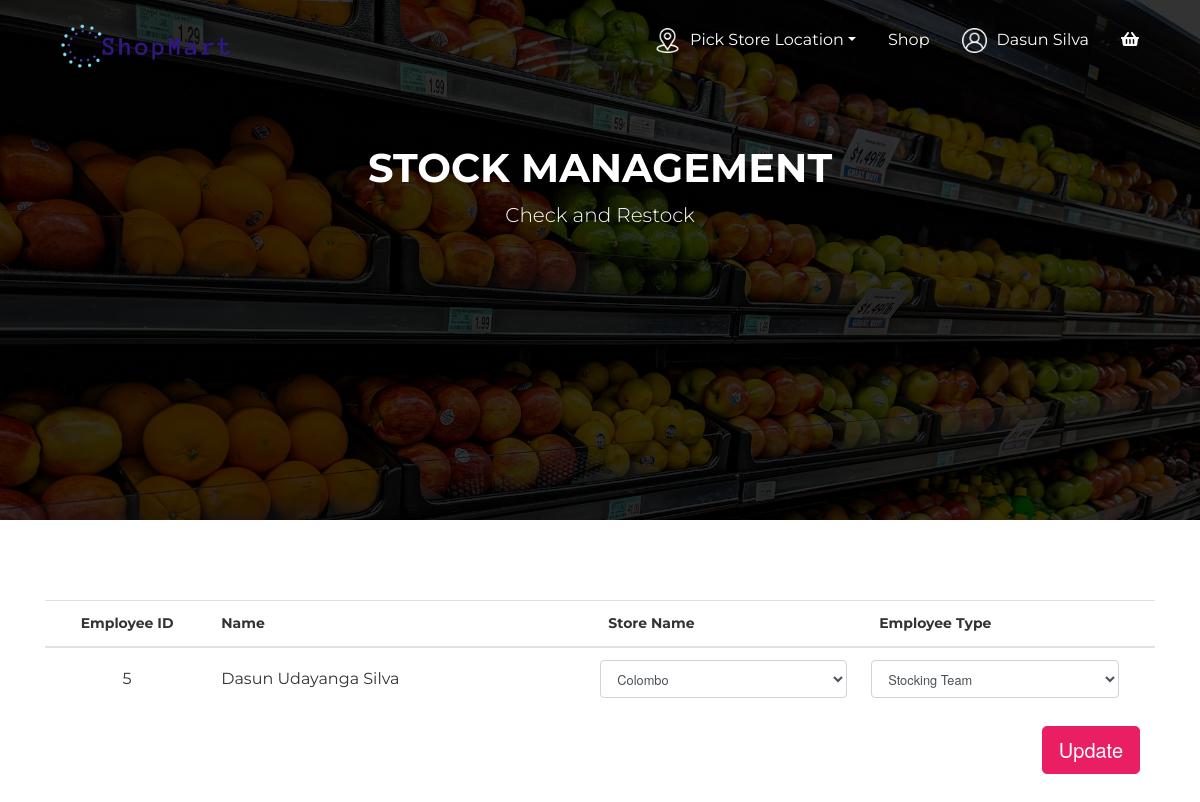
The page /empAssign.php (signed in) on the database its author committed.
### tables this page shows
CREATE TABLE `employee` (
  `Employee_ID` int(11) NOT NULL,
  `EmployeePhoneNumber` varchar(15) DEFAULT NULL,
  `EmployeeAddress` varchar(50) NOT NULL,
  `FirstName` varchar(20) NOT NULL,
  `MiddleName` varchar(20) DEFAULT NULL,
  `LastName` varchar(20) NOT NULL,
  `storeID` int(11) DEFAULT NULL,
  `Username` varchar(255) NOT NULL,
  `Password` varchar(255) NOT NULL,
  `EmployeeType` varchar(30) NOT NULL,
  `EmployeeWorkingDays` int(11) NOT NULL
);

CREATE TABLE `store` (
  `storeID` int(11) NOT NULL,
  `storeName` varchar(20) NOT NULL
);

### empAssign.php (the view, shortened to what this page needs)
<!DOCTYPE html>
<html>
<head>
    <link href="assets/fonts/sb-bistro/sb-bistro.css" rel="stylesheet" type="text/css">
    <link href="assets/fonts/font-awesome/font-awesome.css" rel="stylesheet" type="text/css">
    <link rel="stylesheet" type="text/css" media="all" href="assets/packages/bootstrap/bootstrap.css">
    <link rel="stylesheet" type="text/css" media="all" href="assets/packages/o2system-ui/o2system-ui.css">
    <link rel="stylesheet" type="text/css" media="all" href="assets/packages/owl-carousel/owl-carousel.css">
    <link rel="stylesheet" type="text/css" media="all" href="assets/packages/cloudzoom/cloudzoom.css">
    <link rel="stylesheet" type="text/css" media="all" href="assets/packages/thumbelina/thumbelina.css">
    <link rel="stylesheet" type="text/css" media="all" href="assets/packages/bootstrap-touchspin/bootstrap-touchspin.css">
    <link rel="stylesheet" type="text/css" media="all" href="assets/css/theme.css">
</head>
<body>
    <?php
        $host = "localhost";
        $username = "root";
        $password = "";
        $database = "shopmart";
        $conn = mysqli_connect($host, $username, $password, $database);
        $getNames = "SELECT storeName FROM store";
        $result = mysqli_query($conn, $getNames);
        $storeNames = array();
        while ($row = mysqli_fetch_assoc($result)) {
            $storeNames[] = $row['storeName'];
        }
        $getEmployeeInfo = "SELECT Employee_ID, FirstName, MiddleName, LastName, storeID , EmployeeType, EmployeeWorkingDays FROM employee";
        $resultEmpInfo = mysqli_query($conn, $getEmployeeInfo);
    ?>
	<?php
    $UserName = isset($_SESSION['UserName']) ? $_SESSION['UserName'] : '';
    $FirstName = isset($_SESSION['FirstName']) ? $_SESSION['FirstName'] : '';
    $LastName = isset($_SESSION['LastName']) ? $_SESSION['LastName'] : '';
    $userRole = isset($_SESSION['userRole']) ? $_SESSION['userRole'] : '';
    ?>
    <div class="page-header">
        <nav class="navbar fixed-top navbar-expand-md navbar-dark bg-transparent" id="page-navigation">
            <div class="container">
                <a href="index.php" class="navbar-brand">
                    <img src="assets/img/logo_transparent.png" alt="">
                </a>
                <?php
                if(empty($UserName)){
                    echo '
                        <div class="collapse navbar-collapse" id="navbarcollapse">
                            <ul class="navbar-nav ml-auto">
                                <li class="nav-item">
                                    <a href="register.php" class="nav-link">Register</a>
                                </li>
                                <li class="nav-item">
                                    <a href="login.php" class="nav-link">Login</a>
                                </li>
                            </ul>
                        </div>';
                } else if($userRole == "Customer"){
                    echo '
                    <div class="collapse navbar-collapse" id="navbarcollapse">
                        <ul class="navbar-nav ml-auto">
                            <li class="nav-item dropdown">
                                <a class="nav-link location-toggle" href="#" id="navbarDropdown" role="button" data-toggle="dropdown" aria-haspopup="true" aria-expanded="false">
                                    <div class="location-img">
                                        <img src="assets/img/location.png">
                                        <p>Pick Store Location</p>
                                    </div>
                                </a>
                                <div class="dropdown-menu" aria-labelledby="navbarDropdown">';
                    echo       '</div>
                            </li>
                            <li class="nav-item">
                                <a href="shop.php" class="nav-link">Shop</a>
                            </li>
                            <li class="nav-item dropdown">
                                <a class="nav-link dropdown-toggles" href="javascript:void(0)" id="navbarDropdown" role="button" data-toggle="dropdown" aria-haspopup="true" aria-expanded="false" style = "display: flex; align-items:baseline;"  >
                                    <div style = "display:flex"><div class="avatar-header" style="margin-right: 10px;"><img src="assets/img/user.png"></div>';
                                    echo '<p> '. $FirstName . ' ' . $LastName . '</p></div>';
                                    echo '</a>
                                    <div class="dropdown-menu" aria-labelledby="navbarDropdown">
                                        <a class="dropdown-item" href="transaction.php">Transactions History</a>
                                        <a class="dropdown-item" href="setting.php">Settings</a>
                                        <a class="dropdown-item" href="logout.php">Logout</a>
                                    </div>
                                </li>
                                <li class="nav-item dropdown">
                                    <a href="javascript:void(0)" class="nav-link dropdown-toggles" data-toggle="dropdown" aria-haspopup="true" aria-expanded="false">
                                        <i class="fa fa-shopping-basket"></i> <span class="badge badge-primary"></span>
                                    </a>
                                    <div class="dropdown-menu shopping-cart">
                                        <ul>
                                            <li>
                                                <div class="drop-title">Your Cart</div>
                                            </li>
                                            <li>
                                                <div class="shopping-cart-list">';
                                echo '</div>
                                    </li>
                                    <li>
                                        <div class="drop-title d-flex justify-content-between">
                                            <span>Total:</span>';
                                echo '</div>
                                    </li>
                                    <li class="d-flex justify-content-between pl-3 pr-3 pt-3">
                                        <a href="cart.php" class="btn btn-secondary">View Cart</a>
                                        <a href="checkout.php" class="btn btn-primary">Checkout</a>
                                    </li>
                                </ul>
                                </div>
                                </li>
                                </ul>
                                </div>';
                }
                ?>
            </div>
        </nav>
    </div>
    <div id="page-content" class="page-content">
        <div class="banner">
            <div class="jumbotron jumbotron-bg text-center rounded-0 cover-img">
                <div class="container">
                    <h1 class="pt-5">
                        Stock Management
                    </h1>
                    <p class="lead">
                        Check and Restock
                    </p>
                </div>
            </div>
        </div>
        <section id="cart">
            <div class="container">
                <div class="row">
                    <div class="col-md-12">
                        <div class="table-responsive">
                            <form action="empAssign.php" method="POST">
                                <table class="table">
                                    <thead>
                                        <tr>
                                            <th width="15%" style = "text-align:center;">Employee ID</th>
                                            <th width="35%">Name</th>
                                            <th width = "25%" style = "padding-left:20px;">Store Name</th>
                                            <th width="25%" style = "padding-left:20px;">Employee Type</th>
                                            <th></th>
                                        </tr>
                                    </thead>
                                    <tbody>
                                        <?php
                                        if ($resultEmpInfo->num_rows > 0) {
                                            while ($row = $resultEmpInfo->fetch_assoc()) {
                                                $empId = $row['Employee_ID'];
                                                $firstName = $row['FirstName'];
                                                $middleName = $row['MiddleName'];
                                                $lastName = $row['LastName'];
                                                $storeID = $row['storeID'];
                                                $host = "localhost";
                                                $username = "root";
                                                $password = "";
                                                $database = "shopmart";
                                                $conn = mysqli_connect($host, $username, $password, $database);
                                                $getStoreName = "SELECT storeName from store WHERE storeID = '$storeID'";
                                                $storeNameResult = mysqli_query($conn, $getStoreName);
                                                $tempStoreName = mysqli_fetch_assoc($storeNameResult)['storeName'];
                                                $employeeType = $row['EmployeeType'];
                                                echo '<tr>';
                                                echo '<td style="vertical-align: middle; font-size: 16px; text-align:center;">';
                                                echo $empId;
                                                echo '</td>';
                                                echo '<td style="vertical-align: middle; font-size: 16px;">';
                                                echo $firstName . ' ' . $middleName . ' ' . $lastName . ' <br>';
                                                echo '<td style="vertical-align: middle;">';
                                                echo '<div class="form-group" style="margin-bottom: 0;">';
                                                echo '<select class="form-control" name="selectActionStore[' . $empId . ']">';
                                                foreach ($storeNames as $storeName) {
                                                    if($storeName == $tempStoreName){
                                                        echo '<option value="'. $storeName . '" selected>'.$storeName.'</option>';
                                                    }else{
                                                        echo '<option value="'. $storeName . '">'.$storeName.'</option>';
                                                    }
                                                }
                                                echo '</select>';
                                                echo '</div>';
                                                echo '</td>';
                                                echo '<td style="vertical-align: middle;">';
                                                echo '<div class="form-group" style="margin-bottom: 0;">';
                                                echo '<select class="form-control" name="selectAction[' . $empId . ']">';
                                                echo '<option value="StockingTeam"' . ($employeeType == "StockingTeam" ? ' selected' : '') . '>Stocking Team</option>';
                                                echo '</select>';
                                                echo '</div>';
                                                echo '</td>';
                                                echo '</tr>';
                                            }
                                        }
                                        ?>
                                    </tbody>
                                </table>
                                <div class="col text-right total-div">
                                    <button type="submit" class="btn btn-lg btn-primary">Update</button>
                                </div>
                            </form>
                        </div>
                    </div>
                </div>
            </div>
        </section>
</body>
</html>

### assets/packages/o2system-ui/o2system-ui.css (style rules this page uses)
.bg-transparent { background:transparent !important;box-shadow:none }
body { color:#333;font-size:14px;font-family:"Oxygen", "Helvetica Neue", Arial, sans-serif }
button,input,optgroup,select,textarea { font-family:"Oxygen", "Helvetica Neue", Arial, sans-serif }
a { text-decoration:none !important;outline:0 !important }
input,select,.btn,.form-control,.dropdown-menu,.input-group-text { font-size:0.8rem }
.btn-lg,.btn-group-lg>.btn,.form-control-lg { font-size:1.25rem }
.btn-primary { color:#FFF;background-color:#3783b5;border-color:#3783b5 }
.jumbotron { padding:4rem }
.jumbotron.jumbotron-bg { background-size:cover;color:#FFF }

### assets/css/theme.css (style rules this page uses)
body { color: #333333; font-size: 14px; font-family: "Montserrat", "Helvetica Neue", Arial, sans-serif; background: #fff; }
h1, h2, h3, h4, h5, h6 { text-transform: uppercase !important; font-weight: 700 !important; }
.btn-primary { background: #E91E63; border-color: #E91E63; }
section { padding: 80px 0; }
.page-header .navbar .navbar-brand img { height: 70px; }
.page-header .navbar .navbar-nav .nav-link { color: #FFF; font-size: 1rem; padding-right: 1rem; padding-left: 1rem; }
.location-img { display: flex; flex-direction: row; }
.location-img img { width: 25px; height: 25px; overflow: hidden; display: inline; margin-right: 10px; }
.page-header .navbar .avatar-header { width: 25px; height: 25px; overflow: hidden; display: inline-table; }
.page-header .navbar .avatar-header img { width: 100%; height: auto; }
.avatar-header { margin-right: 5px; }
.cover-img { height: 65vh; background-image: linear-gradient(to right, rgba(0, 0, 0, 0.8), rgba(0, 0, 0, 0.8)), url(../img/cover.jpg); background-size: cover; }
.banner .jumbotron { margin-bottom: 0; }
.banner .jumbotron .container { position: relative; z-index: 5; }
.pt-5 { padding-top: 5rem !important; }
.location-toggle p::after { display: inline-block; width: 0; height: 0; margin-left: 0.255em; vertical-align: 0.255em; content: ""; border-top: 0.3em solid; border-right: 0.3em solid transparent; border-bottom: 0; border-left: 0.3em solid transparent; }

### rows shown on the page
employee: Employee_ID "5", FirstName "Dasun", MiddleName "Udayanga", LastName "Silva", Employee_ID.storeName "Colombo", EmployeeType+Employee_ID "Stocking Team"

### other values the page prints
$FirstName "Dasun"
$LastName "Silva"
